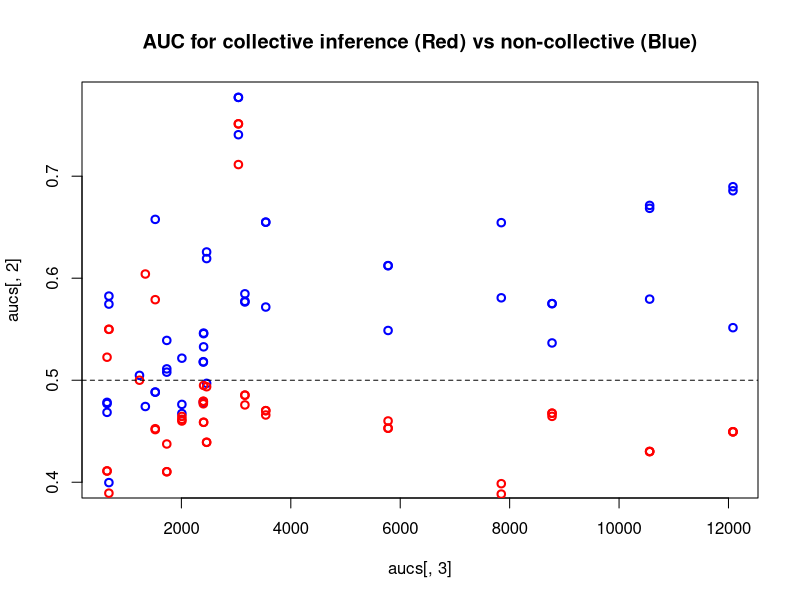

Here is the R script that generated this plot: (Note: this script raises an error after producing the figure.)
#!/usr/bin/env Rscript

aucs <- as.matrix(read.table("aucs.txt",sep="\t",header=TRUE))[,2:9]
pdf("aucs.pdf")
plot(aucs[,3],aucs[,2],type='p',col='blue',lwd=2,main="AUC for collective inference (Red) vs non-collective (Blue)")
lines(aucs[,3],aucs[,1],type='p',col='red',lwd=2)
abline(h=0.5, lty=2)

pdf("params.pdf")
plot(aucs[,9], aucs[,2], ylab='AUC', xlab=colnames(aucs)[9], col='red', type='p',xlim=c(0,10))


q();
